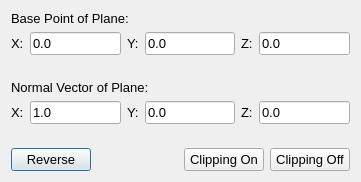
<?xml version="1.0" encoding="UTF-8"?>
<ui version="4.0">
 <class>clippingPlaneDialog</class>
 <widget class="QDialog" name="clippingPlaneDialog">
  <property name="geometry">
   <rect>
    <x>0</x>
    <y>0</y>
    <width>361</width>
    <height>182</height>
   </rect>
  </property>
  <property name="windowTitle">
   <string>Clipping Plane Definition</string>
  </property>
  <layout class="QVBoxLayout" name="verticalLayout">
   <item>
    <widget class="QLabel" name="label">
     <property name="font">
      <font>
       <pointsize>10</pointsize>
      </font>
     </property>
     <property name="text">
      <string>Base Point of Plane:</string>
     </property>
    </widget>
   </item>
   <item>
    <layout class="QHBoxLayout" name="horizontalLayout">
     <item>
      <spacer name="horizontalSpacer_5">
       <property name="orientation">
        <enum>Qt::Horizontal</enum>
       </property>
       <property name="sizeHint" stdset="0">
        <size>
         <width>13</width>
         <height>20</height>
        </size>
       </property>
      </spacer>
     </item>
     <item>
      <widget class="QLabel" name="label_7">
       <property name="font">
        <font>
         <pointsize>10</pointsize>
        </font>
       </property>
       <property name="text">
        <string>X:</string>
       </property>
      </widget>
     </item>
     <item>
      <widget class="QLineEdit" name="basePntXLineEdit">
       <property name="font">
        <font>
         <pointsize>10</pointsize>
        </font>
       </property>
       <property name="text">
        <string>0.0</string>
       </property>
      </widget>
     </item>
     <item>
      <spacer name="horizontalSpacer_6">
       <property name="orientation">
        <enum>Qt::Horizontal</enum>
       </property>
       <property name="sizeHint" stdset="0">
        <size>
         <width>13</width>
         <height>20</height>
        </size>
       </property>
      </spacer>
     </item>
     <item>
      <widget class="QLabel" name="label_8">
       <property name="font">
        <font>
         <pointsize>10</pointsize>
        </font>
       </property>
       <property name="text">
        <string>Y:</string>
       </property>
      </widget>
     </item>
     <item>
      <widget class="QLineEdit" name="basePntYLineEdit">
       <property name="font">
        <font>
         <pointsize>10</pointsize>
        </font>
       </property>
       <property name="text">
        <string>0.0</string>
       </property>
      </widget>
     </item>
     <item>
      <spacer name="horizontalSpacer_7">
       <property name="orientation">
        <enum>Qt::Horizontal</enum>
       </property>
       <property name="sizeHint" stdset="0">
        <size>
         <width>13</width>
         <height>20</height>
        </size>
       </property>
      </spacer>
     </item>
     <item>
      <widget class="QLabel" name="label_6">
       <property name="font">
        <font>
         <pointsize>10</pointsize>
        </font>
       </property>
       <property name="text">
        <string>Z:</string>
       </property>
      </widget>
     </item>
     <item>
      <widget class="QLineEdit" name="basePntZLineEdit">
       <property name="font">
        <font>
         <pointsize>10</pointsize>
        </font>
       </property>
       <property name="text">
        <string>0.0</string>
       </property>
      </widget>
     </item>
     <item>
      <spacer name="horizontalSpacer_8">
       <property name="orientation">
        <enum>Qt::Horizontal</enum>
       </property>
       <property name="sizeHint" stdset="0">
        <size>
         <width>13</width>
         <height>20</height>
        </size>
       </property>
      </spacer>
     </item>
    </layout>
   </item>
   <item>
    <spacer name="verticalSpacer">
     <property name="orientation">
      <enum>Qt::Vertical</enum>
     </property>
     <property name="sizeHint" stdset="0">
      <size>
       <width>20</width>
       <height>1</height>
      </size>
     </property>
    </spacer>
   </item>
   <item>
    <widget class="QLabel" name="label_2">
     <property name="font">
      <font>
       <pointsize>10</pointsize>
      </font>
     </property>
     <property name="text">
      <string>Normal Vector of Plane:</string>
     </property>
    </widget>
   </item>
   <item>
    <layout class="QHBoxLayout" name="horizontalLayout_2">
     <item>
      <spacer name="horizontalSpacer">
       <property name="orientation">
        <enum>Qt::Horizontal</enum>
       </property>
       <property name="sizeHint" stdset="0">
        <size>
         <width>13</width>
         <height>20</height>
        </size>
       </property>
      </spacer>
     </item>
     <item>
      <widget class="QLabel" name="label_3">
       <property name="font">
        <font>
         <pointsize>10</pointsize>
        </font>
       </property>
       <property name="text">
        <string>X:</string>
       </property>
      </widget>
     </item>
     <item>
      <widget class="QLineEdit" name="normalVecXLineEdit">
       <property name="font">
        <font>
         <pointsize>10</pointsize>
        </font>
       </property>
       <property name="text">
        <string>1.0</string>
       </property>
      </widget>
     </item>
     <item>
      <spacer name="horizontalSpacer_2">
       <property name="orientation">
        <enum>Qt::Horizontal</enum>
       </property>
       <property name="sizeHint" stdset="0">
        <size>
         <width>13</width>
         <height>20</height>
        </size>
       </property>
      </spacer>
     </item>
     <item>
      <widget class="QLabel" name="label_4">
       <property name="font">
        <font>
         <pointsize>10</pointsize>
        </font>
       </property>
       <property name="text">
        <string>Y:</string>
       </property>
      </widget>
     </item>
     <item>
      <widget class="QLineEdit" name="normalVecYLineEdit">
       <property name="font">
        <font>
         <pointsize>10</pointsize>
        </font>
       </property>
       <property name="text">
        <string>0.0</string>
       </property>
      </widget>
     </item>
     <item>
      <spacer name="horizontalSpacer_3">
       <property name="orientation">
        <enum>Qt::Horizontal</enum>
       </property>
       <property name="sizeHint" stdset="0">
        <size>
         <width>13</width>
         <height>20</height>
        </size>
       </property>
      </spacer>
     </item>
     <item>
      <widget class="QLabel" name="label_5">
       <property name="font">
        <font>
         <pointsize>10</pointsize>
        </font>
       </property>
       <property name="text">
        <string>Z:</string>
       </property>
      </widget>
     </item>
     <item>
      <widget class="QLineEdit" name="normalVecZLineEdit">
       <property name="font">
        <font>
         <pointsize>10</pointsize>
        </font>
       </property>
       <property name="text">
        <string>0.0</string>
       </property>
      </widget>
     </item>
     <item>
      <spacer name="horizontalSpacer_4">
       <property name="orientation">
        <enum>Qt::Horizontal</enum>
       </property>
       <property name="sizeHint" stdset="0">
        <size>
         <width>13</width>
         <height>20</height>
        </size>
       </property>
      </spacer>
     </item>
    </layout>
   </item>
   <item>
    <spacer name="verticalSpacer_2">
     <property name="orientation">
      <enum>Qt::Vertical</enum>
     </property>
     <property name="sizeType">
      <enum>QSizePolicy::MinimumExpanding</enum>
     </property>
     <property name="sizeHint" stdset="0">
      <size>
       <width>20</width>
       <height>15</height>
      </size>
     </property>
    </spacer>
   </item>
   <item>
    <layout class="QHBoxLayout" name="horizontalLayout_3">
     <item>
      <widget class="QPushButton" name="reversePushButton">
       <property name="font">
        <font>
         <pointsize>10</pointsize>
        </font>
       </property>
       <property name="text">
        <string>Reverse</string>
       </property>
      </widget>
     </item>
     <item>
      <spacer name="horizontalSpacer_9">
       <property name="orientation">
        <enum>Qt::Horizontal</enum>
       </property>
       <property name="sizeHint" stdset="0">
        <size>
         <width>78</width>
         <height>20</height>
        </size>
       </property>
      </spacer>
     </item>
     <item>
      <widget class="QPushButton" name="clippingOnPushButton">
       <property name="font">
        <font>
         <pointsize>10</pointsize>
        </font>
       </property>
       <property name="text">
        <string>Clipping On</string>
       </property>
      </widget>
     </item>
     <item>
      <widget class="QPushButton" name="clippingOffPushButton">
       <property name="font">
        <font>
         <pointsize>10</pointsize>
        </font>
       </property>
       <property name="text">
        <string>Clipping Off</string>
       </property>
      </widget>
     </item>
    </layout>
   </item>
  </layout>
 </widget>
 <tabstops>
  <tabstop>basePntXLineEdit</tabstop>
  <tabstop>basePntYLineEdit</tabstop>
  <tabstop>basePntZLineEdit</tabstop>
  <tabstop>normalVecXLineEdit</tabstop>
  <tabstop>normalVecYLineEdit</tabstop>
  <tabstop>normalVecZLineEdit</tabstop>
  <tabstop>clippingOnPushButton</tabstop>
  <tabstop>clippingOffPushButton</tabstop>
  <tabstop>reversePushButton</tabstop>
 </tabstops>
 <resources/>
 <connections/>
</ui>
